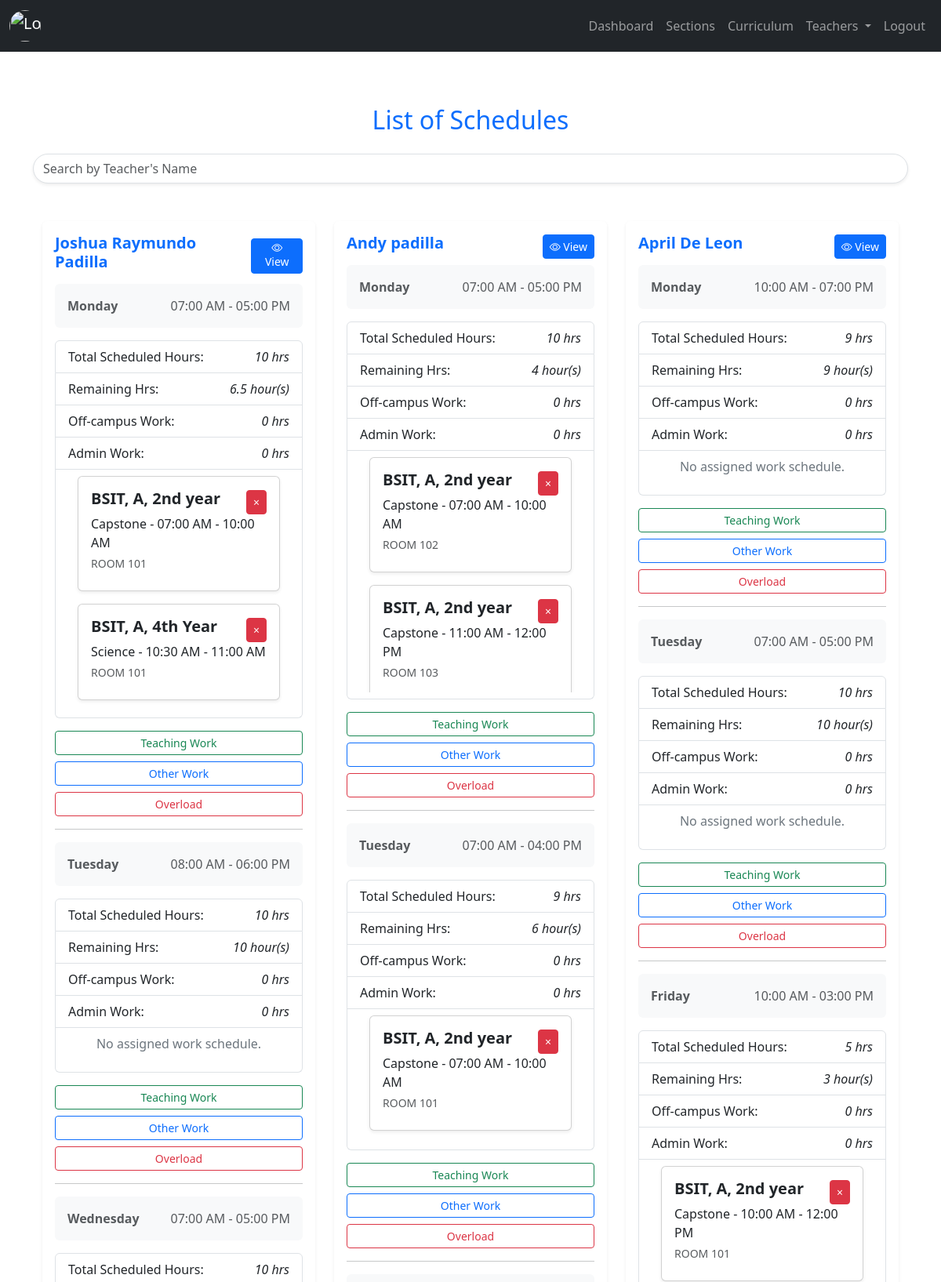
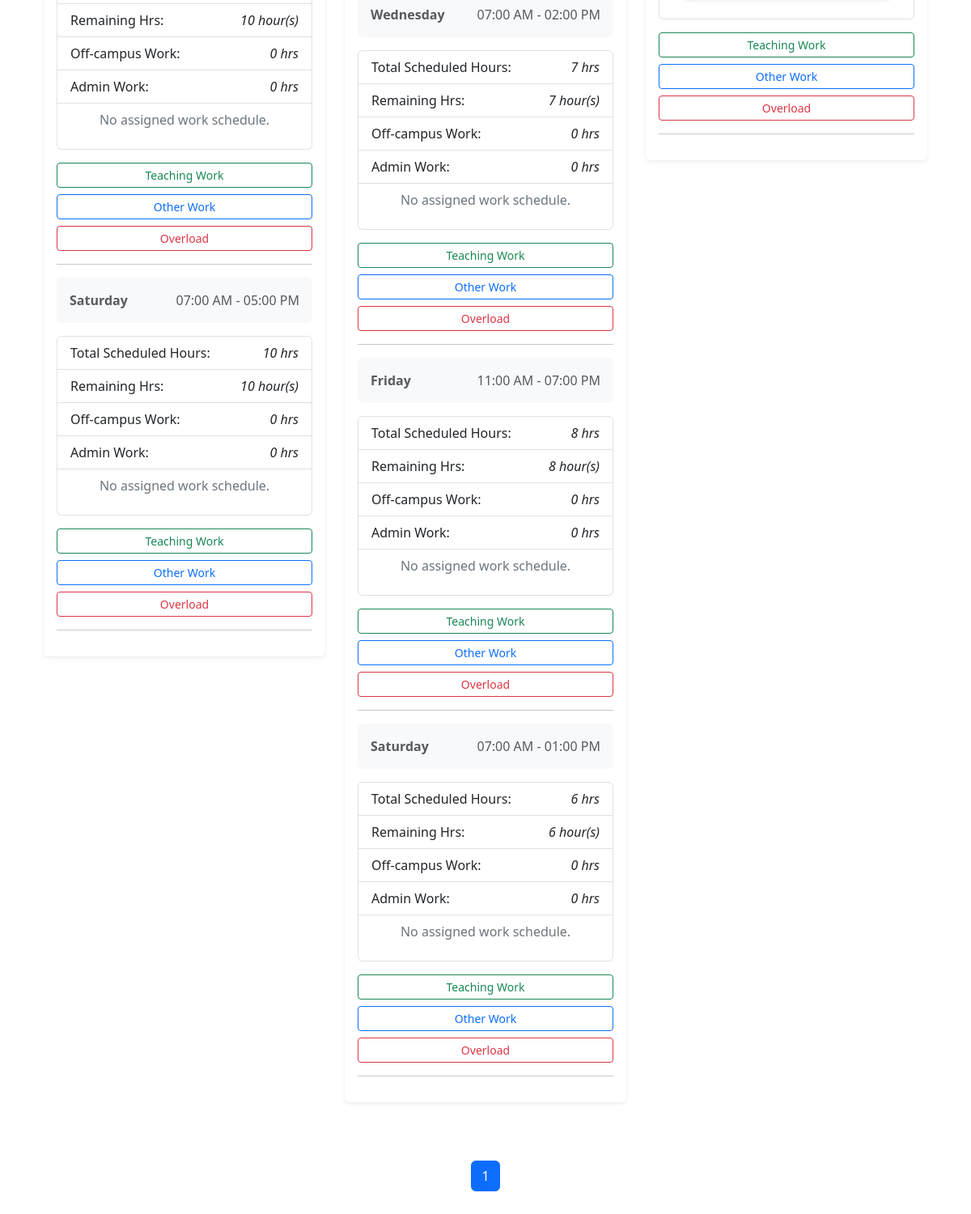
The page /admin/list_schedules.php (signed in) on the database its author committed (2 pictures, top to bottom).
### tables this page shows
CREATE TABLE `tblworkschedule` (
  `ws_id` int(11) NOT NULL,
  `ws_schedule_id` int(11) NOT NULL,
  `ws_sectionId` int(11) NOT NULL,
  `ws_roomCode` varchar(60) NOT NULL,
  `ws_CurriculumID` int(11) NOT NULL,
  `ws_subtStartTimeAssign` time NOT NULL,
  `ws_subtEndTimeAssign` time NOT NULL,
  `ws_typeOfWork` varchar(60) NOT NULL,
  `ws_ol_request_status` varchar(60) DEFAULT NULL,
  `ws_status` varchar(60) NOT NULL DEFAULT 'regular_work'
);

CREATE TABLE `tblsection` (
  `sectionId` int(11) NOT NULL,
  `course` varchar(60) NOT NULL,
  `year_level` varchar(60) NOT NULL,
  `section` varchar(60) NOT NULL,
  `section_status` int(11) NOT NULL DEFAULT 1 COMMENT '0=archive, 1=exist'
);

CREATE TABLE `tblcurriculum` (
  `subject_id` int(11) NOT NULL,
  `subject_code` varchar(60) NOT NULL,
  `subject_name` varchar(60) NOT NULL,
  `lab_num` int(11) NOT NULL,
  `lec_num` int(11) NOT NULL,
  `hours` int(11) NOT NULL,
  `semester` int(11) NOT NULL,
  `designated_year_level` int(11) NOT NULL,
  `subject_status` int(11) NOT NULL DEFAULT 1 COMMENT '0=archive,1=exist'
);

### admin/backend/db.php (called while the page is built, shortened)
<?php
class db_connect
{
    public $host = db_host;
    public $user = db_user;
    public $pass = db_pass;
    public $name = db_name;
    public function connect()
    {
        try {
            $this->conn = new mysqli($this->host, $this->user, $this->pass, $this->name);
        } catch (\Throwable $th) {
            header("Location:setup.php");
        }
    }
}

### admin/backend/class.php (called while the page is built, shortened)
<?php
include ('db.php');
class global_class extends db_connect
{
    public function fetch_schedule()
    {
        if ($query->execute()) {
            $result = $query->get_result();
            if ($result->num_rows > 0) {
                $schedules = $result->fetch_all(MYSQLI_ASSOC);
                foreach ($schedules as &$schedule) {
                    $days = explode(',', $schedule['days']);
                    $times = explode(',', $schedule['schedule_times']);
                    $total_hours_per_day = [];
                    foreach ($days as $index => $day) {
                        $time_range = explode('-', $times[$index]);
                        $start_time = $time_range[0];
                        $end_time = $time_range[1];
                        $start_timestamp = strtotime($start_time);
                        $end_timestamp = strtotime($end_time);
                        $total_hours = round(abs($end_timestamp - $start_timestamp) / 3600, 2);
                        if (!isset($total_hours_per_day[$day])) {
                            $total_hours_per_day[$day] = 0;
                        }
                        $total_hours_per_day[$day] += $total_hours;
                    }
                }
                return $schedules;
            } else {
                $query->close();
                return [];
            }
        } else {
            $query->close();
            return false;
        }
    }
    public function fetch_workschedule($sched_id)
    {
        $query = "
            SELECT *
            FROM tblschedule
            LEFT JOIN tblworkschedule ON tblschedule.sched_id = tblworkschedule.ws_schedule_id
            LEFT JOIN tblsection ON tblsection.sectionId = tblworkschedule.ws_sectionId
            LEFT JOIN tblcurriculum ON tblcurriculum.subject_id = tblworkschedule.ws_CurriculumID
            WHERE tblschedule.sched_id = '$sched_id'
        ";
        $result = $this->conn->query($query);
        if ($result) {
            if ($result->num_rows > 0) {
                $schedules = $result->fetch_all(MYSQLI_ASSOC);
                return $schedules;
            } else {
                $result->free();
                return [];
            }
        } else {
            return false;
        }
    }
}

### admin/list_schedules.php (the view, shortened to what this page needs)
<?php
include "components/header.php";
?>
<div class="container mt-5">
    <h2 class="text-center mb-4 text-primary">List of Schedules</h2>
    <div class="mb-4">
        <input type="text" id="searchInput" class="form-control rounded-pill shadow-sm" placeholder="Search by Teacher's Name">
    </div>
<div class="container my-5">
    <div class="row">
        <?php
        $fetch_schedule = $db->fetch_schedule();
        foreach ($fetch_schedule as $schedule):
        ?>
        <div class="col-md-4 mb-4 card-item" data-teacher-name="<?= strtolower($schedule['teacher_name']) ?>">
            <div class="card shadow-sm border-0">
                <div class="card-body">
                    <div class="d-flex justify-content-between align-items-center mb-2">
                        <h5 class="card-title text-primary fw-bold"><?= ucfirst($schedule['teacher_name']) ?></h5>
                        <a href="view_schedule.php?teacher_id=<?= $schedule['sched_teacher_id'] ?>">
                            <button class="btn btn-primary btn-sm">
                                <i class="bi bi-eye"></i> View
                            </button>
                        </a>
                    </div>
                    <?php
                   $days = explode(',', $schedule['days']);
                   $times = explode(',', $schedule['schedule_times']);
                   $sched_ids_per_day = explode(',', $schedule['sched_ids_per_day']);
                   $total_hours_workschedule = explode(',', $schedule['total_minutes_workschedule']);
                   $total_offcampus_work_time = explode(',', $schedule['total_offcampus_work_time']);
                   $total_admin_work_time = explode(',', $schedule['total_admin_work_time']);
                   foreach ($days as $index => $day):
                       list($sched_id, $sched_day) = explode(':', $sched_ids_per_day[$index]);
                       $time_range = explode('-', $times[$index]);
                       $start_time = $time_range[0];
                       $end_time = $time_range[1];
                       $start_timestamp = strtotime($start_time);
                       $end_timestamp = strtotime($end_time);
                       $total_hours = round(abs($end_timestamp - $start_timestamp) / 3600, 2);
                       $total_minutes = round(abs($end_timestamp - $start_timestamp) / 60, 2);
                       $work_schedule_minutes = isset($total_hours_workschedule[$index]) ? $total_hours_workschedule[$index] : 0;
                       $remaining_minutes = $total_minutes - $work_schedule_minutes;
                       $remaining_hours = round($remaining_minutes / 60, 2);
                    ?>
                    <div class="d-flex justify-content-between mb-3 p-3 bg-light rounded">
                        <span class="text-muted fw-semibold"><?= ucfirst($day) ?> </span>
                        <span class="text-muted"><?= date('h:i A', strtotime($start_time)) ?> - <?= date('h:i A', strtotime($end_time)) ?></span>
                    </div>
                    <ul class="list-group mb-3">
                        <li class="list-group-item d-flex justify-content-between align-items-center">
                           Total Scheduled Hours: <i><?= $total_hours ?> hrs</i>
                        </li>
                        <li class="list-group-item d-flex justify-content-between align-items-center">
                            Remaining Hrs: <i><?= $remaining_hours >= 1 ? "$remaining_hours hour(s)" : "$remaining_minutes minute(s)"; ?></i>
                        </li>
                        <li class="list-group-item d-flex justify-content-between align-items-center">
                            Off-campus Work: <i><?= isset($total_offcampus_work_time[$index]) ? round($total_offcampus_work_time[$index] / 60, 2) . ' hrs' : '0 hrs'; ?></i>
                        </li>
                        <li class="list-group-item d-flex justify-content-between align-items-center">
                            Admin Work: <i><?= isset($total_admin_work_time[$index]) ? round($total_admin_work_time[$index] / 60, 2) . ' hrs' : '0 hrs'; ?></i>
                        </li>
                        <li class="list-group-item d-flex justify-content-between align-items-center">
                            <div class="container" style="max-height: 300px; overflow-y: auto;">
                                <?php
                                include "backend/end-points/schedule_list.php";
                                ?>
                            </div>
                        </li>
                    </ul>
                    <div class="d-grid gap-2">
                        <a href="#" class="btn btn-outline-success btn-sm TogglerAssignSubject" data-bs-toggle="modal" data-bs-target="#assignSubjectModal"
                            data-remaining_hours='<?= $remaining_hours ?>'
                            data-sched_id='<?= $sched_id ?>'>Teaching Work</a>
                        <a href="#" class="btn btn-outline-primary TogglerAssignOtherWork btn-sm" data-bs-toggle="modal" data-bs-target="#assignOtherWorkModal"
                            data-remaining_hours='<?= $remaining_hours ?>'
                            data-sched_id='<?= $sched_id ?>'
                        >Other Work</a>
                        <a href="#" class="btn btn-outline-danger btn-sm TogglerAssignOverLoadWork" data-bs-toggle="modal" data-bs-target="#olModal"
                            data-remaining_hours='<?= $remaining_hours ?>'
                            data-sched_id='<?= $sched_id ?>'
                        >Overload</a>
                    </div>
                    <hr class="my-3">
                    <?php endforeach; ?>
                </div>
            </div>
        </div>
        <?php endforeach; ?>
    </div>
</div>
    <nav aria-label="Page navigation">
        <ul class="pagination justify-content-center" id="pagination">
            <ul class="pagination" id="pageNumbers"></ul>
        </ul>
    </nav>
</div>
<?php
include "components/footer.php";
?>

### admin/backend/end-points/schedule_list.php (shortened to what this page needs)
<?php
                                $fetch_workschedule = $db->fetch_workschedule($sched_id);
                                if (!empty($fetch_workschedule)) {
                                    $has_assigned_work = false;
                                    foreach ($fetch_workschedule as $workschedule):
                                        if ($workschedule['ws_id']) {
                                            $has_assigned_work = true;
                                            $start_time = date('h:i A', strtotime($workschedule['ws_subtStartTimeAssign']));
                                            $end_time = date('h:i A', strtotime($workschedule['ws_subtEndTimeAssign']));
                                ?>
                                           <div class="card shadow-sm mb-3 ">
                                                <div class="card-body">
                                                    <div class="d-flex justify-content-between align-items-center">
                                                        <h5 class="card-title mb-2">
                                                            <strong><?= $workschedule['course'] ?>, <?= $workschedule['section'] ?>, <?= $workschedule['year_level'] ?></strong>
                                                        </h5>
                                                        <?php if ($has_assigned_work): ?>
                                                            <button class="btn btn-sm btn-outline-danger togglerDeleteWorkSchedule bg-danger text-white" type="button"
                                                            data-ws_id='<?= $workschedule['ws_id']?>'>×</button>
                                                        <?php endif; ?>
                                                    </div>
                                                    <p class="card-text mb-1"><?= ucfirst($workschedule['subject_name']) ?> - <?= $start_time ?> - <?= $end_time ?></p>
                                                    <small class="text-muted d-block mb-2"><?= $workschedule['ws_roomCode'] ?></small>
                                                </div>
                                            </div>
                                <?php }
                                    endforeach;
                                    if (!$has_assigned_work) {
                                        echo '<p class="d-flex justify-content-center text-secondary">No assigned work schedule.</p>';
                                    }
                                } else {
                                    echo '<p>No work schedule assigned.</p>';
                                }
                                ?>

### rows shown on the page
tblworkschedule: ws_sectionId.course "BSIT", ws_sectionId.section "A", ws_sectionId.year_level "2nd year", ws_CurriculumID.subject_name "Capstone", ws_subtStartTimeAssign "07:00 AM", ws_subtEndTimeAssign "10:00 AM", ws_roomCode "ROOM 101"
tblworkschedule: ws_sectionId.course "BSIT", ws_sectionId.section "A", ws_sectionId.year_level "4th Year", ws_CurriculumID.subject_name "Science", ws_subtStartTimeAssign "10:30 AM", ws_subtEndTimeAssign "11:00 AM", ws_roomCode "ROOM 101"
tblworkschedule: ws_sectionId.course "BSIT", ws_sectionId.section "A", ws_sectionId.year_level "2nd year", ws_CurriculumID.subject_name "Capstone", ws_subtStartTimeAssign "07:00 AM", ws_subtEndTimeAssign "10:00 AM", ws_roomCode "ROOM 102"
tblworkschedule: ws_sectionId.course "BSIT", ws_sectionId.section "A", ws_sectionId.year_level "2nd year", ws_CurriculumID.subject_name "Capstone", ws_subtStartTimeAssign "11:00 AM", ws_subtEndTimeAssign "12:00 PM", ws_roomCode "ROOM 103"
tblworkschedule: ws_sectionId.course "BSIT", ws_sectionId.section "A", ws_sectionId.year_level "2nd year", ws_CurriculumID.subject_name "Capstone", ws_subtStartTimeAssign "07:00 AM", ws_subtEndTimeAssign "10:00 AM", ws_roomCode "ROOM 101"
tblworkschedule: ws_sectionId.course "BSIT", ws_sectionId.section "A", ws_sectionId.year_level "2nd year", ws_CurriculumID.subject_name "Capstone", ws_subtStartTimeAssign "10:00 AM", ws_subtEndTimeAssign "12:00 PM", ws_roomCode "ROOM 101"

### other values the page prints
$schedule['teacher_name'] "Joshua Raymundo Padilla"
$day "Monday"
date('h:i A', strtotime($start_time)) "07:00 AM"
date('h:i A', strtotime($end_time)) "05:00 PM"
$total_hours "10"
$remaining_hours "6.5"
$total_offcampus_work_time[$index] / 60 "0"
$total_admin_work_time[$index] / 60 "0"
$day "Tuesday"
date('h:i A', strtotime($start_time)) "08:00 AM"
date('h:i A', strtotime($end_time)) "06:00 PM"
$remaining_hours "10"
$day "Wednesday"
$day "Saturday"
$schedule['teacher_name'] "Andy padilla"
